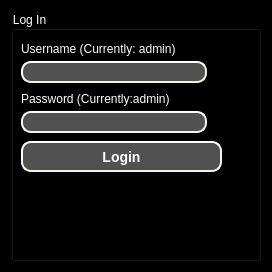
<?xml version="1.0" encoding="UTF-8"?>
<ui version="4.0">
 <class>LoginPage</class>
 <widget class="QDialog" name="LoginPage">
  <property name="geometry">
   <rect>
    <x>0</x>
    <y>0</y>
    <width>268</width>
    <height>268</height>
   </rect>
  </property>
  <property name="windowTitle">
   <string>Dialog</string>
  </property>
  <property name="styleSheet">
   <string notr="true">background-color:black;</string>
  </property>
  <layout class="QGridLayout" name="gridLayout">
   <item row="0" column="0">
    <widget class="QGroupBox" name="groupBox">
     <property name="minimumSize">
      <size>
       <width>250</width>
       <height>250</height>
      </size>
     </property>
     <property name="styleSheet">
      <string notr="true">color:white;
</string>
     </property>
     <property name="title">
      <string>Log In</string>
     </property>
     <widget class="QLabel" name="usernameLabel">
      <property name="geometry">
       <rect>
        <x>10</x>
        <y>30</y>
        <width>186</width>
        <height>16</height>
       </rect>
      </property>
      <property name="styleSheet">
       <string notr="true">color:white;</string>
      </property>
      <property name="text">
       <string>Username (Currently: admin)</string>
      </property>
     </widget>
     <widget class="QLabel" name="PasswordLabel">
      <property name="geometry">
       <rect>
        <x>10</x>
        <y>80</y>
        <width>186</width>
        <height>16</height>
       </rect>
      </property>
      <property name="styleSheet">
       <string notr="true">color:white;</string>
      </property>
      <property name="text">
       <string>Password (Currently:admin)</string>
      </property>
     </widget>
     <widget class="QLineEdit" name="Usernamein">
      <property name="geometry">
       <rect>
        <x>10</x>
        <y>50</y>
        <width>186</width>
        <height>22</height>
       </rect>
      </property>
      <property name="sizePolicy">
       <sizepolicy hsizetype="Preferred" vsizetype="Preferred">
        <horstretch>0</horstretch>
        <verstretch>0</verstretch>
       </sizepolicy>
      </property>
      <property name="styleSheet">
       <string notr="true">background-color: rgb(81, 81, 81);
border-style: outset;
border-width: 2px;
border-radius: 10px;
border-color: beige;
font: 8 px;
min-width: 10em;</string>
      </property>
     </widget>
     <widget class="QLineEdit" name="Passwordin">
      <property name="geometry">
       <rect>
        <x>10</x>
        <y>100</y>
        <width>186</width>
        <height>22</height>
       </rect>
      </property>
      <property name="sizePolicy">
       <sizepolicy hsizetype="Preferred" vsizetype="Preferred">
        <horstretch>0</horstretch>
        <verstretch>0</verstretch>
       </sizepolicy>
      </property>
      <property name="styleSheet">
       <string notr="true">background-color: rgb(81, 81, 81);
border-style: outset;
border-width: 2px;
border-radius: 10px;
border-color: beige;
font: 8 px;
min-width: 10em;
</string>
      </property>
     </widget>
     <widget class="QPushButton" name="pushButton">
      <property name="geometry">
       <rect>
        <x>10</x>
        <y>130</y>
        <width>201</width>
        <height>31</height>
       </rect>
      </property>
      <property name="sizePolicy">
       <sizepolicy hsizetype="Preferred" vsizetype="Preferred">
        <horstretch>0</horstretch>
        <verstretch>0</verstretch>
       </sizepolicy>
      </property>
      <property name="styleSheet">
       <string notr="true">color:white;
background-color: rgb(81, 81, 81);
border-style: outset;
border-width: 2px;
border-radius: 10px;
border-color: beige;
font: bold 14px;
min-width: 10em;</string>
      </property>
      <property name="text">
       <string>Login</string>
      </property>
     </widget>
    </widget>
   </item>
  </layout>
 </widget>
 <resources/>
 <connections/>
</ui>
